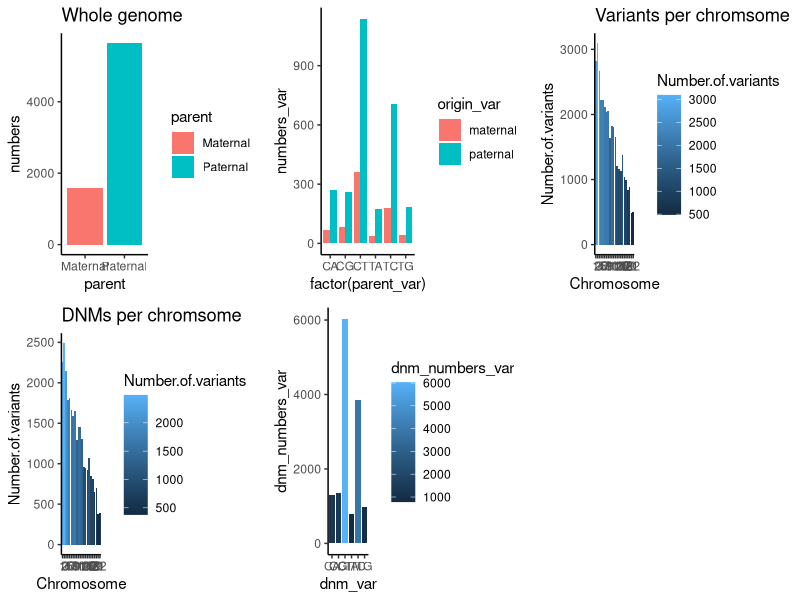

Write the R code that produced this figure.
library(dplyr)

library(ggplot2)
library(cowplot)

setwd('/Users/emilvorsteveld/work/R/DNM') #set working directory
data <- read.csv2("data.csv") #load data from csv file
data[is.na(data)] = "DNM"

pat <- 816
nrow_total <- nrow(data)
print(nrow_total)
avg_variants <- nrow_total / pat


#data %>% select(Chromosome, Start.position, End.position, Reference, Variant, parentOfOrigin)

#First figure: number of variants from either the mother of the father
paternal <- data %>% filter(parentOfOrigin == "father") #filter paternal variants from the data
npaternal <- nrow(paternal) #count the number of paternal variants
print(npaternal)

maternal <- data %>% filter(parentOfOrigin == 'mother') #filter maternal variants from the data
nmaternal <- nrow(maternal) #count the number of maternal variants
print(nmaternal)

parent <- c("Paternal", "Maternal") #concatenate paternal and maternal
numbers <- c(npaternal, nmaternal) #concatenate number of pat and mat variants

df <- data.frame(parent, numbers) #make a data frame from the numbers of variants and the parent of origin

df_fig <- ggplot(data=df, aes(x=parent, y=numbers, fill=parent))+ #make a figure of the number of pat and mat variants
    geom_bar(stat="identity")+
    ggtitle("Whole genome")+ 
    theme_classic()

#Second figure: number of variant by type and parent of origin
#First, the variants are filtered on type and parent of origin
TGpaternal <- paternal %>% filter(Reference =="T", Variant=="G")
nTGpaternal <- nrow(TGpaternal)

CApaternal <- paternal %>% filter(Reference =="C", Variant=="A")
nCApaternal <- nrow(CApaternal)

TApaternal <- paternal %>% filter(Reference =="T", Variant=="A")
nTApaternal <- nrow(TApaternal)

TCpaternal <- paternal %>% filter(Reference =="T", Variant=="C")
nTCpaternal <- nrow(TCpaternal)

CTpaternal <- paternal %>% filter(Reference =="C", Variant=="T")
nCTpaternal <- nrow(CTpaternal)

CGpaternal <- paternal %>% filter(Reference =="C", Variant=="G")
nCGpaternal <- nrow(CGpaternal)


TGmaternal <- maternal %>% filter(Reference =="T", Variant=="G")
nTGmaternal <- nrow(TGmaternal)

CAmaternal <- maternal %>% filter(Reference =="C", Variant=="A")
nCAmaternal <- nrow(CAmaternal)

TAmaternal <- maternal %>% filter(Reference =="T", Variant=="A")
nTAmaternal <- nrow(TAmaternal)

TCmaternal <- maternal %>% filter(Reference =="T", Variant=="C")
nTCmaternal <- nrow(TCmaternal)

CTmaternal <- maternal %>% filter(Reference =="C", Variant=="T")
nCTmaternal <- nrow(CTmaternal)

CGmaternal <- maternal %>% filter(Reference =="C", Variant=="G")
nCGmaternal <- nrow(CGmaternal)

#Making a data frame, adding all the data together
parent_var <- c("TG", "TG", "CA", "CA", "TA", "TA", "TC", "TC", "CT", "CT", "CG", "CG")

numbers_var <- c(nTGpaternal, nTGmaternal, nCApaternal, nCAmaternal, nTApaternal, nTAmaternal, nTCpaternal, nTCmaternal, nCTpaternal, nCTmaternal, nCGpaternal,   nCGmaternal)

origin_var <- c("paternal", "maternal", "paternal", "maternal", "paternal", "maternal", "paternal", "maternal", "paternal", "maternal", "paternal", "maternal")

df_var <- data.frame(origin_var, parent_var, numbers_var)

df_var_fig <- ggplot(data=df_var, aes(factor(parent_var), numbers_var, fill=origin_var))+ #Second figure
    geom_bar(stat="identity", position=position_dodge())+
    theme_classic()



#Third figure: the number of variants from each chromosome
# The for loop makes the names of the chromosomes and filters the data each time, retrieving the variants in each chrom., then the number is counted and added to a data frame together with the chrom. number. This is then plotted.
nchr_total <- data.frame()
for (i in c(1:22)){
    n <- paste("chr", i, sep = "")
    a <- data %>% filter(Chromosome == n)
    b <- paste("n", n, sep = "")
    c <- nrow(a)
    nchr <- data.frame("Chromosome" = substr(n, 4 ,5), "Number of variants" = c)
    print(nchr)
    

    nchr_total <- rbind(nchr_total, nchr)
}
print(nchr_total)

nchr_total$Chromosome <- factor(nchr_total$Chromosome, levels = nchr_total$Chromosome)

nchr_fig <- ggplot(data=nchr_total, aes(Chromosome, Number.of.variants, fill=Number.of.variants))+ #Third figure
    geom_bar(stat="identity", position=position_dodge())+
    ggtitle("Variants per chromsome")+
    theme_classic()



dnms <- data %>% filter(parentOfOrigin == "DNM")
ndnms <- nrow(dnms)
print(ndnms)

ndnm_total <- data.frame()
for (dnmi in c(1:22)){
    dnmn <- paste("chr", dnmi, sep = "")
    dnma <- dnms %>% filter(Chromosome == dnmn)
    dnmb <- paste("dnmn", dnmn, sep = "")
    dnmc <- nrow(dnma)
    ndnm <- data.frame("Chromosome" = substr(dnmn, 4 ,5), "Number of variants" = dnmc)
    print(ndnm)
    
    
    ndnm_total <- rbind(ndnm_total, ndnm)
}
print(ndnm_total)

ndnm_total$Chromosome <- factor(ndnm_total$Chromosome, levels = ndnm_total$Chromosome)

ndnm_fig <- ggplot(data=ndnm_total, aes(Chromosome, Number.of.variants, fill=Number.of.variants))+ #Third figure
    geom_bar(stat="identity", position=position_dodge())+
    ggtitle("DNMs per chromsome")+
    theme_classic()


TGdnm <- dnms %>% filter(Reference =="T", Variant=="G")
nTGdnm <- nrow(TGdnm)

TCdnm <- dnms %>% filter(Reference =="T", Variant=="C")
nTCdnm <- nrow(TCdnm)

TAdnm <- dnms %>% filter(Reference =="T", Variant=="A")
nTAdnm <- nrow(TAdnm)

CTdnm <- dnms %>% filter(Reference =="C", Variant=="T")
nCTdnm <- nrow(CTdnm)

CGdnm <- dnms %>% filter(Reference =="C", Variant=="G")
nCGdnm <- nrow(CGdnm)

CAdnm <- dnms %>% filter(Reference =="C", Variant=="A")
nCAdnm <- nrow(CAdnm)

#Making a data frame, adding all the data together
dnm_var <- c("TG", "CA", "TA", "TC", "CT", "CG")

dnm_numbers_var <- c(nTGdnm, nCAdnm, nTAdnm, nTCdnm, nCTdnm, nCGdnm)

df_var_dnm <- data.frame(dnm_var, dnm_numbers_var)

df_var_dnm_fig <- ggplot(data=df_var_dnm, aes(dnm_var, dnm_numbers_var, fill=dnm_numbers_var))+ #Fourth figure
    geom_bar(stat="identity", position=position_dodge())+
    theme_classic()

#hallo
#hallo




plot_grid(df_fig, df_var_fig, nchr_fig, ndnm_fig, df_var_dnm_fig) #Adding the figures into one image

